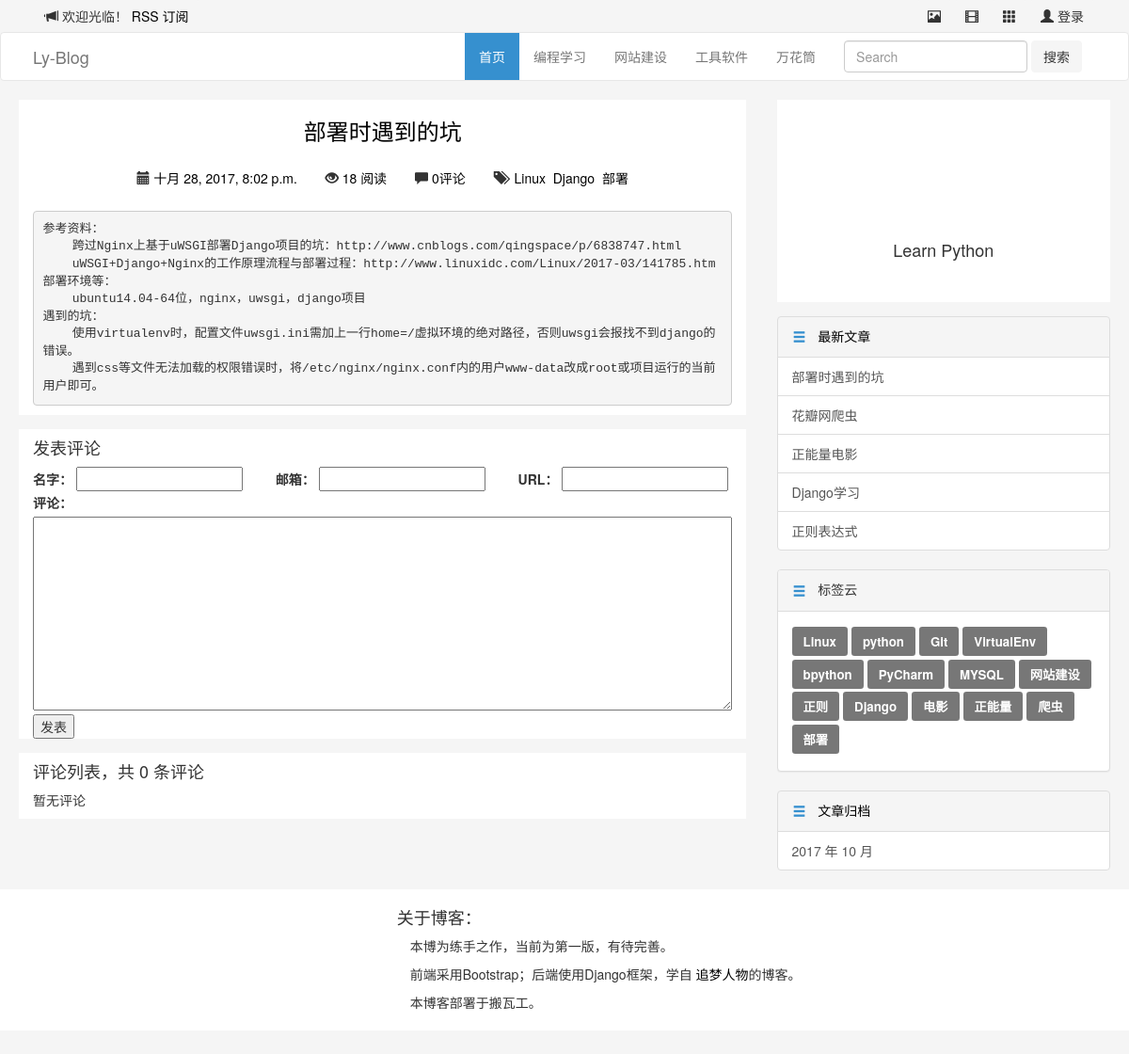
The page /article/26/ on the database its author committed.
### blog/models.py (models this page shows, shortened)
@python_2_unicode_compatible
class Category(models.Model):
    name = models.CharField(max_length=100)

@python_2_unicode_compatible
class Article(models.Model):
    title = models.CharField(max_length=70)
    body = models.TextField()
    created_time = models.DateTimeField()
    modified_time = models.DateTimeField()
    excerpt = models.CharField(max_length=200, blank=True)
    def save(self, *args, **kwargs):
        if not self.excerpt:
            md = markdown.Markdown(extensions=[
                'markdown.extensions.extra',
                'markdown.extensions.codehilite',
            ])
            self.excerpt = strip_tags(md.convert(self.body))[:54]
        super(Article, self).save(*args, **kwargs)
    category = models.ForeignKey(Category)
    tags = models.ManyToManyField(Tag, blank=True)
    author = models.ForeignKey(User)
    views = models.PositiveIntegerField(default=0)
    def increase_views(self):
        self.views += 1
        self.save(update_fields=['views'])
    def get_absolute_url(self):
        return reverse('blog:detail', kwargs={'pk': self.pk})
    class Meta:
        ordering = ['-created_time']

@python_2_unicode_compatible
class Tag(models.Model):
    name = models.CharField(max_length=100)

### blog/views.py (the view)
# urls.py: url(r'^article/(?P<pk>[0-9]+)/$', views.ArticleDetailView.as_view(), name='detail'),
class ArticleDetailView(DetailView):
    model = Article
    template_name = 'blog/detail.html'
    context_object_name = 'article'
    def get(self, request, *args, **kwargs):
        response = super(ArticleDetailView, self).get(request, *args, **kwargs)
        self.object.increase_views()
        return response
    def get_object(self, queryset=None):
        article = super(ArticleDetailView, self).get_object(queryset=None)
        article.body = markdown.markdown(article.body,
                                      extensions=[
                                          'markdown.extensions.extra',
                                          'markdown.extensions.codehilite',
                                          'markdown.extensions.toc',
                                      ])
        return article
    def get_context_data(self, **kwargs):
        context = super(ArticleDetailView, self).get_context_data(**kwargs)
        form = CommentForm()
        comment_list = self.object.comment_set.all()
        context.update({
            'form': form,
            'comment_list': comment_list
        })
        return context

### comments/forms.py
class CommentForm(forms.ModelForm):
    class Meta:
        model = Comment
        fields = ['name', 'email', 'url', 'text']

### blog/templatetags/blog_tags.py (called while the page is built)
@register.simple_tag
def get_recent_articles(num=5):
    return Article.objects.all().order_by('-created_time')[:num]

@register.simple_tag
def archives():
    return Article.objects.dates('created_time', 'month', order='DESC')

@register.simple_tag
def get_categories():
    return Category.objects.annotate(num_articles=Count('article')).filter(num_articles__gt=0)

@register.simple_tag
def get_tags():
    return Tag.objects.annotate(num_articles=Count('article')).filter(num_articles__gt=0)

### templates/blog/detail.html (shortened to what this page needs)
{% extends 'base.html' %}
{% block main %}
  <div class="row">
    <div class="col-xs-12 blog-default blog-height-3">
      <div class="row">
        <div class="col-sm-12">
          <h3 class="blog-center"><a href="">{{ article.title }}</a></h3>
        </div>
        <div class="col-sm-12 blog-btn-1 blog-center">
          <button type="button" class="btn btn-default blog-btn-2">
            <span class="glyphicon glyphicon-calendar" aria-hidden="true"></span>
            <a href="{% url 'blog:archives' article.created_time.year article.created_time.month %}">{{ article.created_time }}</a>
          </button>
          <button type="button" class="btn btn-default blog-btn-2">
            <span class="glyphicon glyphicon-eye-open" aria-hidden="true"></span>
            <a href="#">{{ article.views }} 阅读</a>
          </button>
          <button type="button" class="btn btn-default blog-btn-2">
            <span class="glyphicon glyphicon-comment" aria-hidden="true"></span>
            <a href="{{ article.get_absolute_url }}">{{ article.comment_set.count }}评论</a>
          </button>
          <button type="button" class="btn btn-default blog-btn-2">
            <span class="glyphicon glyphicon-tags" aria-hidden="true"></span>
            {% for tag in article.tags.all %}
              <a href="{% url 'blog:tag' tag.pk %}">&nbsp{{ tag.name }}</a>
            {% endfor %}
          </button>
        </div>
        <div class="col-sm-12">
          <p>{{ article.body|safe }}</p>
        </div>
      </div>
    </div>
    <div class="col-xs-12 blog-default blog-height-3">
      <div class="row">
        <div class="col-sm-12">
          <h4>发表评论</h4>
          <form action="{% url 'comments:article_comment' article.pk %}" method="post" class="comment-form">
            <div class="row">
              <div class="col-md-4">
                <label for="{{ form.name.id_for_label }}">名字：</label>
                {{ form.name }}
              </div>
              <div class="col-md-4">
                <label for="{{ form.email.id_for_label }}">邮箱：</label>
                {{ form.email }}
              </div>
              <div class="col-md-4">
                <label for="{{ form.url.id_for_label }}">URL：</label>
                {{ form.url }}
              </div>
              <div class="col-md-12">
                <label for="{{ form.text.id_for_label }}">评论：</label>
                <br>
                {{ form.text }}
                <br>
                <button type="submit" class="comment-btn">发表</button>
              </div>
            </div>
          </form>
        </div>
      </div>
    </div>
    <div class="col-xs-12 blog-default blog-height-3">
      <div class="row">
        <div class="col-sm-12">
          <h4>评论列表，共 <span>{{ article.comment_set.count }}</span> 条评论</h4>
          <ul class="comment-list list-unstyled">
            {% for comment in comment_list %}
            <li class="comment-item">
              <span class="nickname">{{ comment.name }}</span>
              <time class="submit-date">{{ comment.created_time }}</time>
              <div class="text">
                {{ comment.text }}
              </div>
            </li>
            {% empty %}
            暂无评论
            {% endfor %}
          </ul>
        </div>
      </div>
    </div>
  </div>
{% endblock main %}

### templates/base.html (shortened to what this page needs)
{% load staticfiles %}
{% load blog_tags %}
<!DOCTYPE html>
<html lang="zh-CN">
  <head>
    <link href="https://cdn.bootcss.com/bootstrap/3.3.7/css/bootstrap.min.css" rel="stylesheet">
    <link rel="stylesheet" href="{% static 'blog/css/blog_base.css' %}">
    <link rel="stylesheet" href="{% static 'blog/css/highlights/vs.css' %}">
  </head>
  <body>
    <div class="container">
      <button type="button" class="btn btn-default pull-left">
        <span class="glyphicon glyphicon-bullhorn" aria-hidden="true"></span> 欢迎光临！
        <a href="{% url 'rss' %}">RSS 订阅</a>
      </button>
      <a href="#">
        <button type="button" class="btn btn-default pull-right">
          <span class="glyphicon glyphicon-user" aria-hidden="true"></span> 登录
        </button>
      </a>
      <a href="#">
        <button type="button" class="btn btn-default pull-right">
          <span class="glyphicon glyphicon-th" aria-hidden="true"></span>
        </button>
      </a>
      <a href="#">
        <button type="button" class="btn btn-default pull-right">
          <span class="glyphicon glyphicon-film" aria-hidden="true"></span>
        </button>
      </a>
      <a href="#">
        <button type="button" class="btn btn-default pull-right">
          <span class="glyphicon glyphicon-picture" aria-hidden="true"></span>
        </button>
      </a>
    </div>
    <nav class="navbar navbar-default">
      <div class="container">
        <div class="navbar-header">
          <a class="navbar-brand" href="{% url 'blog:index' %}">Ly-Blog</a>
        </div>
        <div class="collapse navbar-collapse" id="bs-example-navbar-collapse-1">
          <form class="navbar-form navbar-right" method="get" id="searchform" action="{% url 'haystack_search' %}">
            <div class="form-group">
              <input type="text" class="form-control" name="q" placeholder="Search">
            </div>
            <button type="submit" class="btn btn-default">搜索</button>
          </form>
          <ul class="nav navbar-nav navbar-right">
            <li class="active"><a href="{% url 'blog:index' %}">首页<span class="sr-only">(current)</span></a></li>
            {% get_categories as category_list %}
            {% for category in category_list %}
              <li>
                <a href="{% url 'blog:category' category.pk %}">
                  {{ category.name }}
                </a>
              </li>
            {% empty %}
              <li><a href="#">暂无分类</a></li>
            {% endfor %}
          </ul>
        </div>
      </div>
    </nav>
<div class="container">
  <div class="row">
    <div class="col-xs-12 col-sm-8">
      {% block main %}
      {% endblock main %}
    </div>
    <div class="col-xs-12 col-sm-4">
      <div class="row">
        <div class="col-sm-11 col-sm-offset-1 blog-height-2 blog-default">
          <div class="row">
            <div class="col-sm-12 blog-height-6" style="background:url(http://owgisv3lp.bkt.clouddn.com/blog/blog_00001.jpg) no-repeat center center;">
            </div>
            <div class="col-sm-12">
              <div class="row">
                <div class="text-center">
                </div>
              </div>
            </div>
            <div class="col-sm-12">
              <div class="row">
                <h4 class="text-center">Learn Python</h4>
              </div>
            </div>
          </div>
        </div>
        <div class="col-sm-11 col-sm-offset-1 blog-height-3">
          <div class="row">
            <div class="list-group">
              <a href="#" class="list-group-item active">
                <button type="button" class="btn btn-default">
                  <span class="glyphicon glyphicon-menu-hamburger" aria-hidden="true"></span>
                </button>
                &nbsp&nbsp最新文章
              </a>
              {% get_recent_articles as recent_article_list %}
              {% for article in recent_article_list %}
                <a href="{{ article.get_absolute_url }}" class="list-group-item">{{ article.title }}</a>
              {% empty %}
                暂无文章！
              {% endfor %}
            </div>
          </div>
        </div>
        <div class="col-sm-11 col-sm-offset-1 blog-height-3">
          <div class="row">
            <div class="panel panel-default">
              <div class="panel-heading">
                <button type="button" class="btn btn-default">
                  <span class="glyphicon glyphicon-menu-hamburger" aria-hidden="true"></span>
                </button>
                &nbsp&nbsp标签云
              </div>
              <div class="panel-body">
                {% get_tags as tag_list %}
                {% for tag in tag_list %}
                  <a href="{% url 'blog:tag' tag.pk %}"><span class="label label-default">{{ tag.name }}</span></a>
                {% empty %}
                暂无标签！
                {% endfor %}
              </div>
            </div>
          </div>
        </div>
        <div class="col-sm-11 col-sm-offset-1 blog-height-3">
          <div class="row">
            <div class="list-group">
              <a href="#" class="list-group-item active">
                <button type="button" class="btn btn-default">
                  <span class="glyphicon glyphicon-menu-hamburger" aria-hidden="true"></span>
                </button>
                &nbsp&nbsp文章归档
              </a>
              {% archives as date_list %}
              {% for date in date_list %}
                <a href="{% url 'blog:archives' date.year date.month %}" class="list-group-item">{{ date.year }} 年 {{ date.month }} 月</a>
              {% empty %}
              暂无归档！
              {% endfor %}
            </div>
          </div>
        </div>
      </div>
    </div>
  </div>
</div>
<div class="container-fluid">
  <div class="row">
    <div class="col-xs-12 blog-height-4 blog-default-2">
      <div class="container blog-padding-2">
        <div class="row">
          <div class="col-xs-12 col-sm-4"></div>
          <div class="col-xs-12 col-sm-8 ">
            <h4>关于博客：</h4>
            <p class="blog-p">本博为练手之作，当前为第一版，有待完善。</p>
            <p class="blog-p">前端采用Bootstrap；后端使用Django框架，学自
              <a href="http://zmrenwu.com/post/2/">追梦人物</a>的博客。
            </p>
            <p class="blog-p">本博客部署于搬瓦工。</p>
          </div>
        </div>
      </div>
    </div>
  </div>
</div>
  </body>
</html>

### blog/static/blog/css/blog_base.css (style rules this page uses)
body { background: #f5f5f5;  }
a { color: black; }
.navbar-default { background-color: white; }
.navbar-default .navbar-nav>.active>a { color: white; background-color: #3690cf; }
.list-group-item > .btn { padding: 0px 0px; color: #3690cf; background-color: transparent; border-color: transparent; margin-top: -2px; }
.list-group-item.active, .list-group-item.active:hover { background-color: #f5f5f5; border-color: #ddd; color: black; }
.panel-heading > .btn { padding: 0px 0px; color: #3690cf; background-color: transparent; border-color: transparent; margin-top: -2px; }
.blog-default { background: #fff; margin-bottom: 15px; }
.blog-default-2 { background: #fff; margin-bottom: 25px; }
.blog-height-2 { height: 215px; }
.blog-height-3 { height: auto; }
.blog-height-4 { height: 150px; }
.blog-height-6 { height: 120px; }
.blog-p { text-indent:1em; }
.blog-padding-2 { padding-top: 10px; }
.blog-center { text-align: center; }
.blog-btn-1 { margin-top: 10px; padding-bottom: 8px;  }
.blog-btn-1 > .blog-btn-2 { background-color: transparent; border-color: transparent; }
.btn-default { background-color: #f5f5f5; border-color: #f5f5f5; }
.container { padding-right: 20px; padding-left: 20px; }
.label { line-height: 262%; padding: 6px 12px; font-size: 95%; }

### rows shown on the page
Category: name "编程学习"
Category: name "网站建设"
Category: name "工具软件"
Category: name "万花筒"
Article: title "部署时遇到的坑", created_time "十月 28, 2017, 8:02 p.m.", views "18", comment_set.count "0", body "参考资料： 跨过Nginx上基于uWSGI部署Django项目的坑：http://www.cnblogs.com/qingspace/p/6838747.html uWSGI+Django+Nginx的工作原理流程与部署过程：http://www.linuxidc.com/Linux/2017-03/141785.htm 部署环境等： ubuntu14.04-64位，nginx，uwsgi，django项目 遇到的坑： 使用virtualenv时，配置文件uwsgi.ini需加上一行home=/虚拟环境的绝对路径，否则uwsgi会报找不到django的错误。 遇到css等文件无法加载的权限错误时，将/etc/nginx/nginx.conf内的用户www-data改成root或项目运行的当前用户即可。"
Tag: name "Linux"
Tag: name "Django"
Tag: name "部署"
Article: title "花瓣网爬虫"
Article: title "正能量电影"
Article: title "Django学习"
Article: title "正则表达式"
Tag: name "python"
Tag: name "Git"
Tag: name "VirtualEnv"
Tag: name "bpython"
Tag: name "PyCharm"
Tag: name "MYSQL"
Tag: name "网站建设"
Tag: name "正则"
Tag: name "电影"
Tag: name "正能量"
Tag: name "爬虫"

### other values the page prints
{{ date.year }} "2017"
{{ date.month }} "10"
